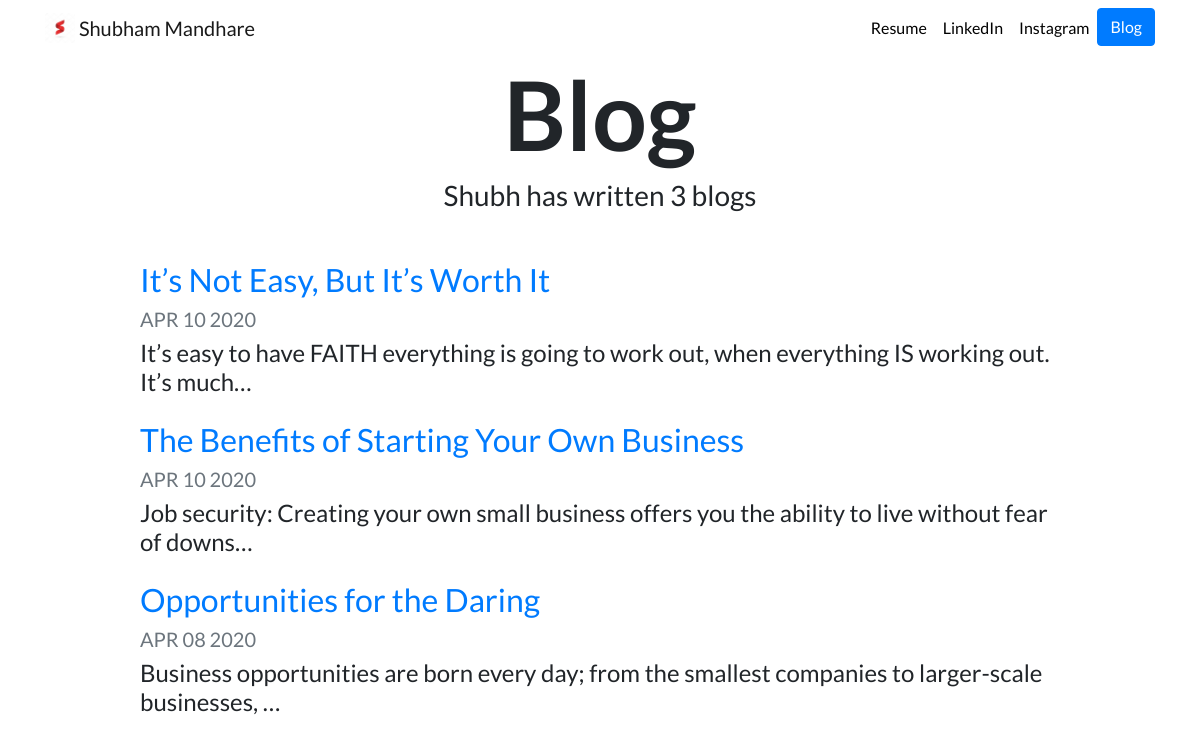
Screenshot of /blog/ with the database file from the repository.
### blog/models.py (models this page shows, shortened)
class Blog(models.Model):
    title = models.CharField(max_length=200)
    description = models.TextField()
    date = models.DateField()

### blog/views.py (the view)
# urls.py: path('',views.all_blogs, name='all_blogs'),
def all_blogs(request):
    blogs = Blog.objects.order_by('-date')
    return render(request,'blog/all_blogs.html',{'blogs':blogs})

### blog/templates/blog/all_blogs.html
{% extends "portfolio/base.html" %}
{% load static %}
{% block content %}
<h1 id="blogtitle" class="font-weight-bold text-center">Blog</h1>
<h3 class="text-center mb-5">Shubh has written {{ blogs.count }} blog{{ blogs.count|pluralize }}</h3>
{% for blog in blogs %}
<div class="row justify-content-center my-3">
  <div class="col-md-10">
    <a href="{% url 'blog:detail' blog.id %}">
      <h2>{{ blog.title }}</h2>
    </a>
    <h5 class="text-muted">{{ blog.date|date:'M d Y'|upper }}</h5>
    <h4>{{ blog.description|striptags|truncatechars:100 }}</h4>
  </div>
</div>
{% endfor %}
{% endblock %}

### portfolio/templates/portfolio/base.html (shortened to what this page needs)
{% load static %}
<!doctype html>
<html lang="en">
<head>
  <link rel="stylesheet" href="https://stackpath.bootstrapcdn.com/bootstrap/4.4.1/css/bootstrap.min.css">
  <link rel="stylesheet" href="{% static "portfolio/custom.css" %}">
</head>
<body>
  <nav id="topNav" class="navbar navbar-expand-md navbar-light">
    <div class="container">
      <a class="navbar-brand" href="{% url 'home' %}">
        <img src="{% static "portfolio/logo.jpg" %}" width="30" height="30" class="d-inline-block align-top" alt="Shubh's Logo">
        <span>Shubham Mandhare</span>
      </a>
      <div class="collapse navbar-collapse text-center" id="navbarNav">
        <ul class="navbar-nav ml-auto">
          <li class="nav-item">
            <a class="nav-link" href="{% static "portfolio/resume.pdf" %}" target="_blank">Resume</a>
          </li>
          <li class="nav-item">
            <a class="nav-link" href="https://www.linkedin.com/in/shubham-mandhare-550220147/" target="_blank">LinkedIn</a>
          </li>
          <li class="nav-item">
            <a class="nav-link" href="https://www.instagram.com/last_sensible_imbecile/" target="_blank">Instagram</a>
          </li>
          <li>
            <a role="button" href="{% url 'blog:all_blogs' %}" class="btn btn-primary">Blog</a>
          </li>
        </ul>
      </div>
    </div>
  </nav>
  <div class="container">
    {% block content %}{% endblock %}
  </div>
</body>
</html>

### portfolio/static/portfolio/custom.css (style rules this page uses)
.navbar-nav .nav-link { color: rgba(0,0,0,1) !important; }
body { font-family: 'Lato', sans-serif; }
#blogtitle { font-size: 6rem; }

### rows the page displays
Blog: title "It’s Not Easy, But It’s Worth It", date "APR 10 2020", description "It’s easy to have FAITH everything is going to work out, when everything IS working out. It’s much…"
Blog: title "The Benefits of Starting Your Own Business", date "APR 10 2020", description "Job security: Creating your own small business offers you the ability to live without fear of downs…"
Blog: title "Opportunities for the Daring", date "APR 08 2020", description "Business opportunities are born every day; from the smallest companies to larger-scale businesses, …"

### other values shown
{{ blogs.count }} "3"
